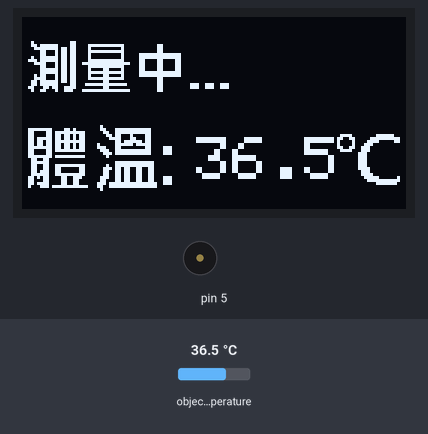
A sketch run on a simulated Arduino Uno, built with avr-gcc and run on an emulated ATmega328P. Parts: 128×64 one-colour display, buzzer (waves = sounding). The inputs (shaded band) are chosen by the test bench; at power-on: object temperature 36.5 °C. What the sketch prints to the serial monitor is not drawn.

Above: at 0.2 s.
At 1.6 s:
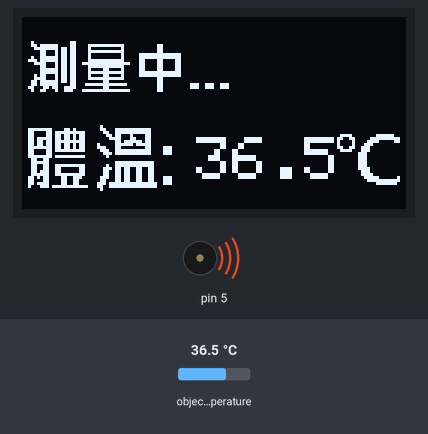
At 2.1 s:
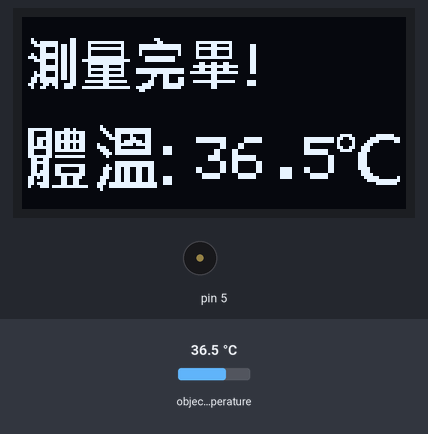
Timing chart, 0 to 3.6 s (numbered marks = the images above):
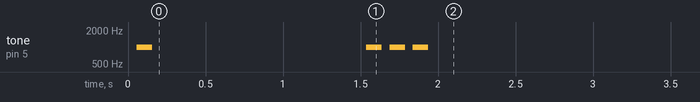

Measured:
- what the display in image 0 shows lasts 1.8 s, from 0.2 s to 2.0 s

The sketch:

Temperture.ino
```cpp
#include <Wire.h>
#include <Adafruit_MLX90614.h>
#include <SPI.h>
#include <Adafruit_GFX.h>
#include <Adafruit_SSD1306.h>
#define OLED_RESET 4
Adafruit_SSD1306 display(OLED_RESET);
Adafruit_MLX90614 mlx = Adafruit_MLX90614();

// 'p1', 128x64px
const unsigned char myBitmap1 [] PROGMEM = {
  0x00, 0x00, 0x00, 0x00, 0x00, 0x00, 0x00, 0x00, 0x00, 0x00, 0x00, 0x00, 0x00, 0x00, 0x00, 0x00,
  0x00, 0x00, 0x00, 0x00, 0x00, 0x00, 0x00, 0x00, 0x00, 0x00, 0x00, 0x00, 0x00, 0x00, 0x00, 0x00,
  0x00, 0x00, 0x00, 0x00, 0x00, 0x00, 0x00, 0x00, 0x00, 0x00, 0x00, 0x00, 0x00, 0x00, 0x00, 0x00,
  0x00, 0x00, 0x00, 0x00, 0x00, 0x00, 0x00, 0x00, 0x00, 0x00, 0x00, 0x00, 0x00, 0x00, 0x00, 0x00,
  0x00, 0x00, 0x00, 0x00, 0x00, 0x00, 0x00, 0x00, 0x00, 0x00, 0x00, 0x00, 0x00, 0x00, 0x00, 0x00,
  0x00, 0x00, 0x00, 0x00, 0x00, 0x00, 0x00, 0x00, 0x00, 0x00, 0x00, 0x00, 0x00, 0x00, 0x00, 0x00,
  0x00, 0x00, 0x00, 0x00, 0x00, 0x00, 0x00, 0x00, 0x00, 0x00, 0x00, 0x00, 0x00, 0x00, 0x00, 0x00,
  0x00, 0x00, 0x00, 0x00, 0x00, 0x00, 0x00, 0x00, 0x00, 0x00, 0x00, 0x00, 0x00, 0x00, 0x00, 0x00,
  0x10, 0x00, 0xc0, 0x00, 0x00, 0x00, 0x00, 0x00, 0x00, 0x00, 0x00, 0x00, 0x00, 0x00, 0x00, 0x00,
  0x1b, 0xf0, 0xc3, 0xff, 0xc0, 0x06, 0x00, 0x00, 0x00, 0x00, 0x00, 0x00, 0x00, 0x00, 0x00, 0x00,
  0x0f, 0xf6, 0xc2, 0x00, 0x40, 0x06, 0x00, 0x00, 0x00, 0x00, 0x00, 0x00, 0x00, 0x00, 0x00, 0x00,
  0x03, 0x16, 0xc3, 0xff, 0xc0, 0x06, 0x00, 0x00, 0x00, 0x00, 0x00, 0x00, 0x00, 0x00, 0x00, 0x00,
  0x03, 0x16, 0xc2, 0x00, 0x41, 0xff, 0xf8, 0x00, 0x00, 0x00, 0x00, 0x00, 0x00, 0x00, 0x00, 0x00,
  0x13, 0xf6, 0xc2, 0x00, 0x41, 0xff, 0xf8, 0x00, 0x00, 0x00, 0x00, 0x00, 0x00, 0x00, 0x00, 0x00,
  0x3b, 0xf6, 0xc3, 0xff, 0xc1, 0x86, 0x18, 0x00, 0x00, 0x00, 0x00, 0x00, 0x00, 0x00, 0x00, 0x00,
  0x0f, 0x16, 0xcf, 0xff, 0xf1, 0x86, 0x18, 0x00, 0x00, 0x00, 0x00, 0x00, 0x00, 0x00, 0x00, 0x00,
  0x03, 0x16, 0xc3, 0xff, 0xc1, 0x86, 0x18, 0x00, 0x00, 0x00, 0x00, 0x00, 0x00, 0x00, 0x00, 0x00,
  0x03, 0xf6, 0xc2, 0x18, 0x41, 0x86, 0x18, 0x00, 0x00, 0x00, 0x00, 0x00, 0x00, 0x00, 0x00, 0x00,
  0x03, 0xf6, 0xc3, 0xff, 0xc1, 0xff, 0xf8, 0x00, 0x00, 0x00, 0x00, 0x00, 0x00, 0x00, 0x00, 0x00,
  0x0b, 0x16, 0xc2, 0x18, 0x41, 0xff, 0xf8, 0x00, 0x00, 0x00, 0x00, 0x00, 0x00, 0x00, 0x00, 0x00,
  0x0f, 0x16, 0xc3, 0xff, 0xc0, 0x06, 0x00, 0x00, 0x00, 0x00, 0x00, 0x00, 0x00, 0x00, 0x00, 0x00,
  0x1b, 0xf6, 0xc0, 0x18, 0x00, 0x06, 0x00, 0x00, 0x00, 0x00, 0x00, 0x00, 0x00, 0x00, 0x00, 0x00,
  0x1b, 0xf0, 0xc7, 0xff, 0xe0, 0x06, 0x00, 0xe7, 0x38, 0x00, 0x00, 0x00, 0x00, 0x00, 0x00, 0x00,
  0x31, 0xb3, 0xc0, 0x18, 0x00, 0x06, 0x00, 0xe7, 0x38, 0x00, 0x00, 0x00, 0x00, 0x00, 0x00, 0x00,
  0x13, 0x13, 0x8f, 0xff, 0xf0, 0x06, 0x00, 0x00, 0x00, 0x00, 0x00, 0x00, 0x00, 0x00, 0x00, 0x00,
  0x00, 0x00, 0x00, 0x00, 0x00, 0x00, 0x00, 0x00, 0x00, 0x00, 0x00, 0x00, 0x00, 0x00, 0x00, 0x00,
  0x00, 0x00, 0x00, 0x00, 0x00, 0x00, 0x00, 0x00, 0x00, 0x00, 0x00, 0x00, 0x00, 0x00, 0x00, 0x00,
  0x00, 0x00, 0x00, 0x00, 0x00, 0x00, 0x00, 0x00, 0x00, 0x00, 0x00, 0x00, 0x00, 0x00, 0x00, 0x00,
  0x00, 0x00, 0x00, 0x00, 0x00, 0x00, 0x00, 0x00, 0x00, 0x00, 0x00, 0x00, 0x00, 0x00, 0x00, 0x00,
  0x00, 0x00, 0x00, 0x00, 0x00, 0x00, 0x00, 0x00, 0x00, 0x00, 0x00, 0x00, 0x00, 0x00, 0x00, 0x00,
  0x00, 0x00, 0x00, 0x00, 0x00, 0x00, 0x00, 0x00, 0x00, 0x00, 0x00, 0x00, 0x00, 0x00, 0x00, 0x00,
  0x00, 0x00, 0x00, 0x00, 0x00, 0x00, 0x00, 0x00, 0x00, 0x00, 0x00, 0x00, 0x00, 0x00, 0x00, 0x00,
  0x00, 0x00, 0x00, 0x00, 0x00, 0x00, 0x00, 0x00, 0x00, 0x00, 0x00, 0x00, 0x00, 0x00, 0x00, 0x00,
  0x00, 0x00, 0x00, 0x00, 0x00, 0x00, 0x00, 0x00, 0x00, 0x00, 0x00, 0x00, 0x00, 0x00, 0x00, 0x00,
  0x00, 0x00, 0x00, 0x00, 0x00, 0x00, 0x00, 0x00, 0x00, 0x00, 0x00, 0x00, 0x00, 0x00, 0x00, 0x00,
  0x00, 0x00, 0x00, 0x00, 0x00, 0x00, 0x00, 0x00, 0x00, 0x00, 0x00, 0x00, 0x00, 0x00, 0x00, 0x00,
  0x00, 0x00, 0x00, 0x20, 0x00, 0x00, 0x00, 0x00, 0x00, 0x00, 0x00, 0x00, 0x00, 0x00, 0x00, 0x00,
  0x3f, 0xc3, 0x40, 0x31, 0xff, 0xe0, 0x00, 0x00, 0x00, 0x00, 0x00, 0x00, 0x00, 0x00, 0x00, 0x00,
  0x30, 0xdf, 0xf8, 0x19, 0xff, 0xe0, 0x00, 0x00, 0x00, 0x00, 0x00, 0x00, 0x00, 0x00, 0x00, 0x00,
  0x30, 0xdb, 0x58, 0x0d, 0x88, 0x60, 0x00, 0x00, 0x00, 0x00, 0x00, 0x00, 0x00, 0x3c, 0x03, 0xf0,
  0x37, 0xdb, 0x58, 0x07, 0x8c, 0x60, 0x00, 0x00, 0x00, 0x00, 0x00, 0x00, 0x00, 0x66, 0x0f, 0xfc,
  0x36, 0xdf, 0xf8, 0x01, 0xbf, 0x60, 0x00, 0x00, 0x00, 0x00, 0x00, 0x00, 0x00, 0x42, 0x1e, 0x0c,
  0x36, 0xdb, 0x58, 0x41, 0xfb, 0xe0, 0x00, 0x00, 0x00, 0x00, 0x00, 0x00, 0x00, 0x42, 0x38, 0x00,
  0x3f, 0xdb, 0x58, 0x71, 0x80, 0x61, 0xc0, 0x00, 0x00, 0x00, 0x00, 0x00, 0x00, 0x66, 0x70, 0x00,
  0x30, 0xdf, 0xf8, 0x39, 0xff, 0xe1, 0xc0, 0x00, 0x00, 0x00, 0x00, 0x00, 0x00, 0x3c, 0x70, 0x00,
  0x30, 0xc0, 0x00, 0x1d, 0xff, 0xe1, 0xc0, 0x00, 0x00, 0x00, 0x00, 0x00, 0x00, 0x00, 0xe0, 0x00,
  0x3f, 0xdf, 0xf8, 0x08, 0x00, 0x00, 0x00, 0x00, 0x00, 0x00, 0x00, 0x00, 0x00, 0x00, 0xe0, 0x00,
  0x19, 0x80, 0x00, 0x00, 0x00, 0x00, 0x00, 0x00, 0x00, 0x00, 0x00, 0x00, 0x00, 0x00, 0xe0, 0x00,
  0x1f, 0x80, 0x00, 0x01, 0xff, 0xf0, 0x00, 0x00, 0x00, 0x00, 0x00, 0x00, 0x00, 0x00, 0xe0, 0x00,
  0x19, 0x9f, 0xf8, 0x09, 0xff, 0xf0, 0x00, 0x00, 0x00, 0x00, 0x00, 0x00, 0x00, 0x00, 0xe0, 0x00,
  0x19, 0x98, 0x18, 0x1d, 0xb3, 0x30, 0x00, 0x00, 0x00, 0x00, 0x00, 0x00, 0x00, 0x00, 0xf0, 0x00,
  0x1b, 0x98, 0x18, 0x19, 0xb3, 0x30, 0x00, 0x00, 0x00, 0x00, 0x00, 0x00, 0x00, 0x00, 0x70, 0x00,
  0x1f, 0x9f, 0xf8, 0x19, 0xb3, 0x30, 0x00, 0x00, 0x00, 0x00, 0x00, 0x00, 0x00, 0x00, 0x78, 0x00,
  0x35, 0x86, 0x70, 0x39, 0xb3, 0x31, 0xc0, 0x00, 0x00, 0x00, 0x00, 0x00, 0x00, 0x00, 0x3e, 0x04,
  0x31, 0x86, 0x60, 0x31, 0xb3, 0x31, 0xc0, 0x00, 0x00, 0x00, 0x00, 0x00, 0x00, 0x00, 0x1f, 0xfc,
  0x37, 0x86, 0x60, 0x77, 0xff, 0xf9, 0xc0, 0x00, 0x00, 0x00, 0x00, 0x00, 0x00, 0x00, 0x03, 0xf8,
  0x23, 0xbf, 0xfc, 0x67, 0xff, 0xf8, 0x00, 0x00, 0x00, 0x00, 0x00, 0x00, 0x00, 0x00, 0x00, 0x00,
  0x00, 0x00, 0x00, 0x20, 0x00, 0x00, 0x00, 0x00, 0x00, 0x00, 0x00, 0x00, 0x00, 0x00, 0x00, 0x00,
  0x00, 0x00, 0x00, 0x00, 0x00, 0x00, 0x00, 0x00, 0x00, 0x00, 0x00, 0x00, 0x00, 0x00, 0x00, 0x00,
  0x00, 0x00, 0x00, 0x00, 0x00, 0x00, 0x00, 0x00, 0x00, 0x00, 0x00, 0x00, 0x00, 0x00, 0x00, 0x00,
  0x00, 0x00, 0x00, 0x00, 0x00, 0x00, 0x00, 0x00, 0x00, 0x00, 0x00, 0x00, 0x00, 0x00, 0x00, 0x00,
  0x00, 0x00, 0x00, 0x00, 0x00, 0x00, 0x00, 0x00, 0x00, 0x00, 0x00, 0x00, 0x00, 0x00, 0x00, 0x00,
  0x00, 0x00, 0x00, 0x00, 0x00, 0x00, 0x00, 0x00, 0x00, 0x00, 0x00, 0x00, 0x00, 0x00, 0x00, 0x00,
  0x00, 0x00, 0x00, 0x00, 0x00, 0x00, 0x00, 0x00, 0x00, 0x00, 0x00, 0x00, 0x00, 0x00, 0x00, 0x00
};

// 'p2', 128x64px
const unsigned char myBitmap2 [] PROGMEM = {
  0x00, 0x00, 0x00, 0x00, 0x00, 0x00, 0x00, 0x00, 0x00, 0x00, 0x00, 0x00, 0x00, 0x00, 0x00, 0x00,
  0x00, 0x00, 0x00, 0x00, 0x00, 0x00, 0x00, 0x00, 0x00, 0x00, 0x00, 0x00, 0x00, 0x00, 0x00, 0x00,
  0x00, 0x00, 0x00, 0x00, 0x00, 0x00, 0x00, 0x00, 0x00, 0x00, 0x00, 0x00, 0x00, 0x00, 0x00, 0x00,
  0x00, 0x00, 0x00, 0x00, 0x00, 0x00, 0x00, 0x00, 0x00, 0x00, 0x00, 0x00, 0x00, 0x00, 0x00, 0x00,
  0x00, 0x00, 0x00, 0x00, 0x00, 0x00, 0x00, 0x00, 0x00, 0x00, 0x00, 0x00, 0x00, 0x00, 0x00, 0x00,
  0x00, 0x00, 0x00, 0x00, 0x00, 0x00, 0x00, 0x00, 0x00, 0x00, 0x00, 0x00, 0x00, 0x00, 0x00, 0x00,
  0x00, 0x00, 0x00, 0x00, 0x00, 0x00, 0x00, 0x00, 0x00, 0x00, 0x00, 0x00, 0x00, 0x00, 0x00, 0x00,
  0x10, 0x00, 0xc0, 0x00, 0x00, 0x0c, 0x00, 0x00, 0x00, 0x00, 0x00, 0x00, 0x00, 0x00, 0x00, 0x00,
  0x1b, 0xf0, 0xc3, 0xff, 0xc0, 0x06, 0x00, 0x3f, 0xfc, 0x00, 0x00, 0x00, 0x00, 0x00, 0x00, 0x00,
  0x0f, 0xf6, 0xc2, 0x00, 0x41, 0xff, 0xf8, 0x21, 0x84, 0x0c, 0x00, 0x00, 0x00, 0x00, 0x00, 0x00,
  0x03, 0x16, 0xc3, 0xff, 0xc1, 0xff, 0xf8, 0x3f, 0xfc, 0x0c, 0x00, 0x00, 0x00, 0x00, 0x00, 0x00,
  0x03, 0x16, 0xc2, 0x00, 0x41, 0x00, 0x08, 0x21, 0x84, 0x0c, 0x00, 0x00, 0x00, 0x00, 0x00, 0x00,
  0x13, 0xf6, 0xc2, 0x00, 0x41, 0x00, 0x08, 0x21, 0x84, 0x0c, 0x00, 0x00, 0x00, 0x00, 0x00, 0x00,
  0x3b, 0xf6, 0xc3, 0xff, 0xc0, 0x7f, 0xe0, 0x3f, 0xfc, 0x0c, 0x00, 0x00, 0x00, 0x00, 0x00, 0x00,
  0x0f, 0x16, 0xcf, 0xff, 0xf0, 0x7f, 0xe0, 0x00, 0x00, 0x0c, 0x00, 0x00, 0x00, 0x00, 0x00, 0x00,
  0x03, 0x16, 0xc3, 0xff, 0xc0, 0x00, 0x00, 0x19, 0x98, 0x0c, 0x00, 0x00, 0x00, 0x00, 0x00, 0x00,
  0x03, 0xf6, 0xc2, 0x18, 0x40, 0x00, 0x00, 0x7f, 0xff, 0x0c, 0x00, 0x00, 0x00, 0x00, 0x00, 0x00,
  0x03, 0xf6, 0xc3, 0xff, 0xc3, 0xff, 0xfc, 0x19, 0x98, 0x0c, 0x00, 0x00, 0x00, 0x00, 0x00, 0x00,
  0x0b, 0x16, 0xc2, 0x18, 0x43, 0xff, 0xfc, 0xff, 0xff, 0x0c, 0x00, 0x00, 0x00, 0x00, 0x00, 0x00,
  0x0f, 0x16, 0xc3, 0xff, 0xc0, 0x19, 0x80, 0x01, 0x80, 0x00, 0x00, 0x00, 0x00, 0x00, 0x00, 0x00,
  0x1b, 0xf6, 0xc0, 0x18, 0x00, 0x11, 0x8c, 0x01, 0x80, 0x00, 0x00, 0x00, 0x00, 0x00, 0x00, 0x00,
  0x1b, 0xf0, 0xc7, 0xff, 0xe0, 0x31, 0x8c, 0x7f, 0xfe, 0x1c, 0x00, 0x00, 0x00, 0x00, 0x00, 0x00,
  0x31, 0xb3, 0xc0, 0x18, 0x00, 0xf1, 0xfc, 0x01, 0x80, 0x1c, 0x00, 0x00, 0x00, 0x00, 0x00, 0x00,
  0x13, 0x13, 0x8f, 0xff, 0xf3, 0xe1, 0xf8, 0x01, 0x80, 0x00, 0x00, 0x00, 0x00, 0x00, 0x00, 0x00,
  0x00, 0x00, 0x00, 0x00, 0x01, 0x80, 0x00, 0x00, 0x00, 0x00, 0x00, 0x00, 0x00, 0x00, 0x00, 0x00,
  0x00, 0x00, 0x00, 0x00, 0x00, 0x00, 0x00, 0x00, 0x00, 0x00, 0x00, 0x00, 0x00, 0x00, 0x00, 0x00,
  0x00, 0x00, 0x00, 0x00, 0x00, 0x00, 0x00, 0x00, 0x00, 0x00, 0x00, 0x00, 0x00, 0x00, 0x00, 0x00,
  0x00, 0x00, 0x00, 0x00, 0x00, 0x00, 0x00, 0x00, 0x00, 0x00, 0x00, 0x00, 0x00, 0x00, 0x00, 0x00,
  0x00, 0x00, 0x00, 0x00, 0x00, 0x00, 0x00, 0x00, 0x00, 0x00, 0x00, 0x00, 0x00, 0x00, 0x00, 0x00,
  0x00, 0x00, 0x00, 0x00, 0x00, 0x00, 0x00, 0x00, 0x00, 0x00, 0x00, 0x00, 0x00, 0x00, 0x00, 0x00,
  0x00, 0x00, 0x00, 0x00, 0x00, 0x00, 0x00, 0x00, 0x00, 0x00, 0x00, 0x00, 0x00, 0x00, 0x00, 0x00,
  0x00, 0x00, 0x00, 0x00, 0x00, 0x00, 0x00, 0x00, 0x00, 0x00, 0x00, 0x00, 0x00, 0x00, 0x00, 0x00,
  0x00, 0x00, 0x00, 0x00, 0x00, 0x00, 0x00, 0x00, 0x00, 0x00, 0x00, 0x00, 0x00, 0x00, 0x00, 0x00,
  0x00, 0x00, 0x00, 0x00, 0x00, 0x00, 0x00, 0x00, 0x00, 0x00, 0x00, 0x00, 0x00, 0x00, 0x00, 0x00,
  0x00, 0x00, 0x00, 0x00, 0x00, 0x00, 0x00, 0x00, 0x00, 0x00, 0x00, 0x00, 0x00, 0x00, 0x00, 0x00,
  0x00, 0x00, 0x00, 0x00, 0x00, 0x00, 0x00, 0x00, 0x00, 0x00, 0x00, 0x00, 0x00, 0x00, 0x00, 0x00,
  0x00, 0x00, 0x00, 0x20, 0x00, 0x00, 0x00, 0x00, 0x00, 0x00, 0x00, 0x00, 0x00, 0x00, 0x00, 0x00,
  0x3f, 0xc3, 0x40, 0x31, 0xff, 0xe0, 0x00, 0x00, 0x00, 0x00, 0x00, 0x00, 0x00, 0x00, 0x00, 0x00,
  0x30, 0xdf, 0xf8, 0x19, 0xff, 0xe0, 0x00, 0x00, 0x00, 0x00, 0x00, 0x00, 0x00, 0x00, 0x00, 0x00,
  0x30, 0xdb, 0x58, 0x0d, 0x88, 0x60, 0x00, 0x00, 0x00, 0x00, 0x00, 0x00, 0x00, 0x3c, 0x03, 0xf0,
  0x37, 0xdb, 0x58, 0x07, 0x8c, 0x60, 0x00, 0x00, 0x00, 0x00, 0x00, 0x00, 0x00, 0x66, 0x0f, 0xfc,
  0x36, 0xdf, 0xf8, 0x01, 0xbf, 0x60, 0x00, 0x00, 0x00, 0x00, 0x00, 0x00, 0x00, 0x42, 0x1e, 0x0c,
  0x36, 0xdb, 0x58, 0x41, 0xfb, 0xe0, 0x00, 0x00, 0x00, 0x00, 0x00, 0x00, 0x00, 0x42, 0x38, 0x00,
  0x3f, 0xdb, 0x58, 0x71, 0x80, 0x61, 0xc0, 0x00, 0x00, 0x00, 0x00, 0x00, 0x00, 0x66, 0x70, 0x00,
  0x30, 0xdf, 0xf8, 0x39, 0xff, 0xe1, 0xc0, 0x00, 0x00, 0x00, 0x00, 0x00, 0x00, 0x3c, 0x70, 0x00,
  0x30, 0xc0, 0x00, 0x1d, 0xff, 0xe1, 0xc0, 0x00, 0x00, 0x00, 0x00, 0x00, 0x00, 0x00, 0xe0, 0x00,
  0x3f, 0xdf, 0xf8, 0x08, 0x00, 0x00, 0x00, 0x00, 0x00, 0x00, 0x00, 0x00, 0x00, 0x00, 0xe0, 0x00,
  0x19, 0x80, 0x00, 0x00, 0x00, 0x00, 0x00, 0x00, 0x00, 0x00, 0x00, 0x00, 0x00, 0x00, 0xe0, 0x00,
  0x1f, 0x80, 0x00, 0x01, 0xff, 0xf0, 0x00, 0x00, 0x00, 0x00, 0x00, 0x00, 0x00, 0x00, 0xe0, 0x00,
  0x19, 0x9f, 0xf8, 0x09, 0xff, 0xf0, 0x00, 0x00, 0x00, 0x00, 0x00, 0x00, 0x00, 0x00, 0xe0, 0x00,
  0x19, 0x98, 0x18, 0x1d, 0xb3, 0x30, 0x00, 0x00, 0x00, 0x00, 0x00, 0x00, 0x00, 0x00, 0xf0, 0x00,
  0x1b, 0x98, 0x18, 0x19, 0xb3, 0x30, 0x00, 0x00, 0x00, 0x00, 0x00, 0x00, 0x00, 0x00, 0x70, 0x00,
  0x1f, 0x9f, 0xf8, 0x19, 0xb3, 0x30, 0x00, 0x00, 0x00, 0x00, 0x00, 0x00, 0x00, 0x00, 0x78, 0x00,
  0x35, 0x86, 0x70, 0x39, 0xb3, 0x31, 0xc0, 0x00, 0x00, 0x00, 0x00, 0x00, 0x00, 0x00, 0x3e, 0x04,
  0x31, 0x86, 0x60, 0x31, 0xb3, 0x31, 0xc0, 0x00, 0x00, 0x00, 0x00, 0x00, 0x00, 0x00, 0x1f, 0xfc,
  0x37, 0x86, 0x60, 0x77, 0xff, 0xf9, 0xc0, 0x00, 0x00, 0x00, 0x00, 0x00, 0x00, 0x00, 0x03, 0xf8,
  0x23, 0xbf, 0xfc, 0x67, 0xff, 0xf8, 0x00, 0x00, 0x00, 0x00, 0x00, 0x00, 0x00, 0x00, 0x00, 0x00,
  0x00, 0x00, 0x00, 0x20, 0x00, 0x00, 0x00, 0x00, 0x00, 0x00, 0x00, 0x00, 0x00, 0x00, 0x00, 0x00,
  0x00, 0x00, 0x00, 0x00, 0x00, 0x00, 0x00, 0x00, 0x00, 0x00, 0x00, 0x00, 0x00, 0x00, 0x00, 0x00,
  0x00, 0x00, 0x00, 0x00, 0x00, 0x00, 0x00, 0x00, 0x00, 0x00, 0x00, 0x00, 0x00, 0x00, 0x00, 0x00,
  0x00, 0x00, 0x00, 0x00, 0x00, 0x00, 0x00, 0x00, 0x00, 0x00, 0x00, 0x00, 0x00, 0x00, 0x00, 0x00,
  0x00, 0x00, 0x00, 0x00, 0x00, 0x00, 0x00, 0x00, 0x00, 0x00, 0x00, 0x00, 0x00, 0x00, 0x00, 0x00,
  0x00, 0x00, 0x00, 0x00, 0x00, 0x00, 0x00, 0x00, 0x00, 0x00, 0x00, 0x00, 0x00, 0x00, 0x00, 0x00,
  0x00, 0x00, 0x00, 0x00, 0x00, 0x00, 0x00, 0x00, 0x00, 0x00, 0x00, 0x00, 0x00, 0x00, 0x00, 0x00
};


void setup() {
  Serial.begin(9600);
  pinMode(5, OUTPUT);
  mlx.begin();
  display.begin(SSD1306_SWITCHCAPVCC, 0x3C);
  display.setTextColor(WHITE);
  display.clearDisplay();
  display.display();
  float Temp = 0;
  tone(5,1000);
  delay(100);
  noTone(5);
  for(int i=0; i<10; i++) {
    display.clearDisplay();
    display.drawBitmap(0, 0,  myBitmap1, 128, 64, 1);
    display.setTextSize(2);
    display.setCursor(58,40);
    Temp += mlx.readObjectTempC();
    display.println(String(mlx.readObjectTempC(),1));
    display.display();
    Serial.print("Temp: "); Serial.print(mlx.readObjectTempC()); Serial.println("*C");
    Serial.println();
    delay(100);
  }
  Temp = Temp/10;
  for(int i=0;i<3;i++) {
    tone(5,1000);
    delay(100);
    noTone(5);
    delay(50);
  }
  noTone(5);
  display.clearDisplay();
  display.drawBitmap(0, 0,  myBitmap2, 128, 64, 1);
  display.setTextSize(2);
  display.setCursor(58,40);
  display.println(String(Temp,1));
  display.display();
}

void loop() {
}
```
